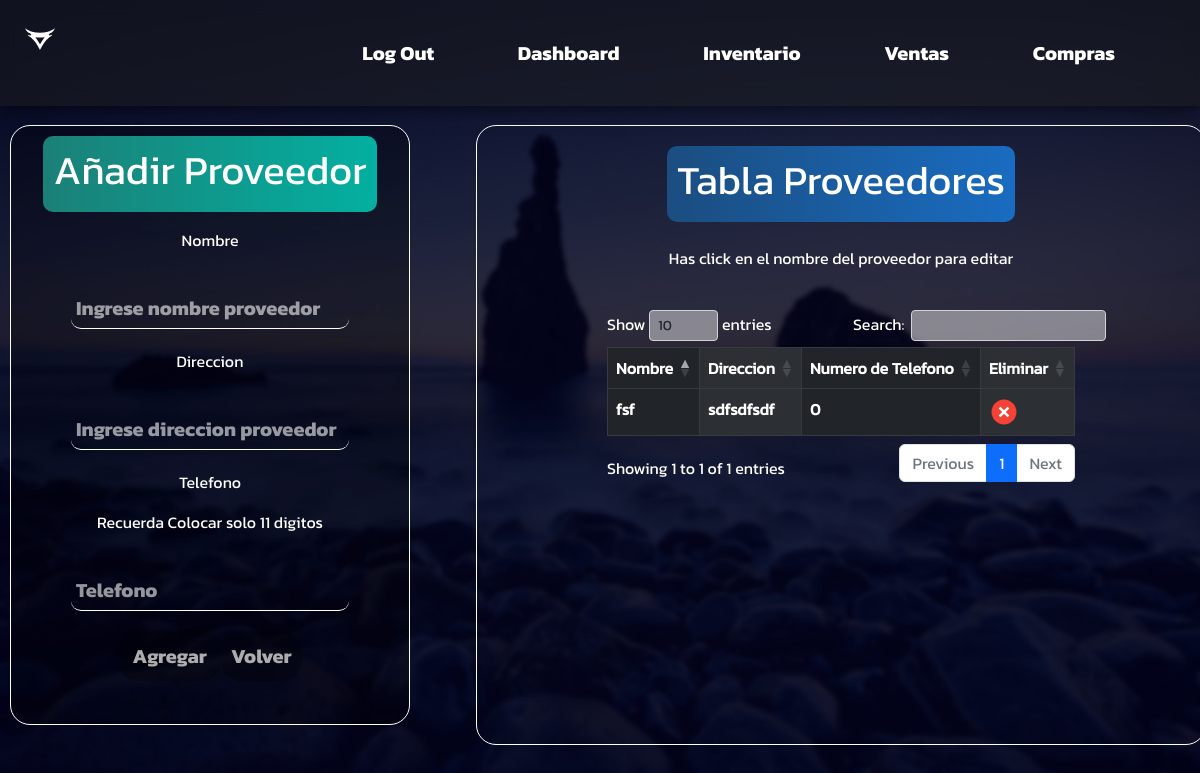
The app's page /compras/proveedores (signed in), older data.
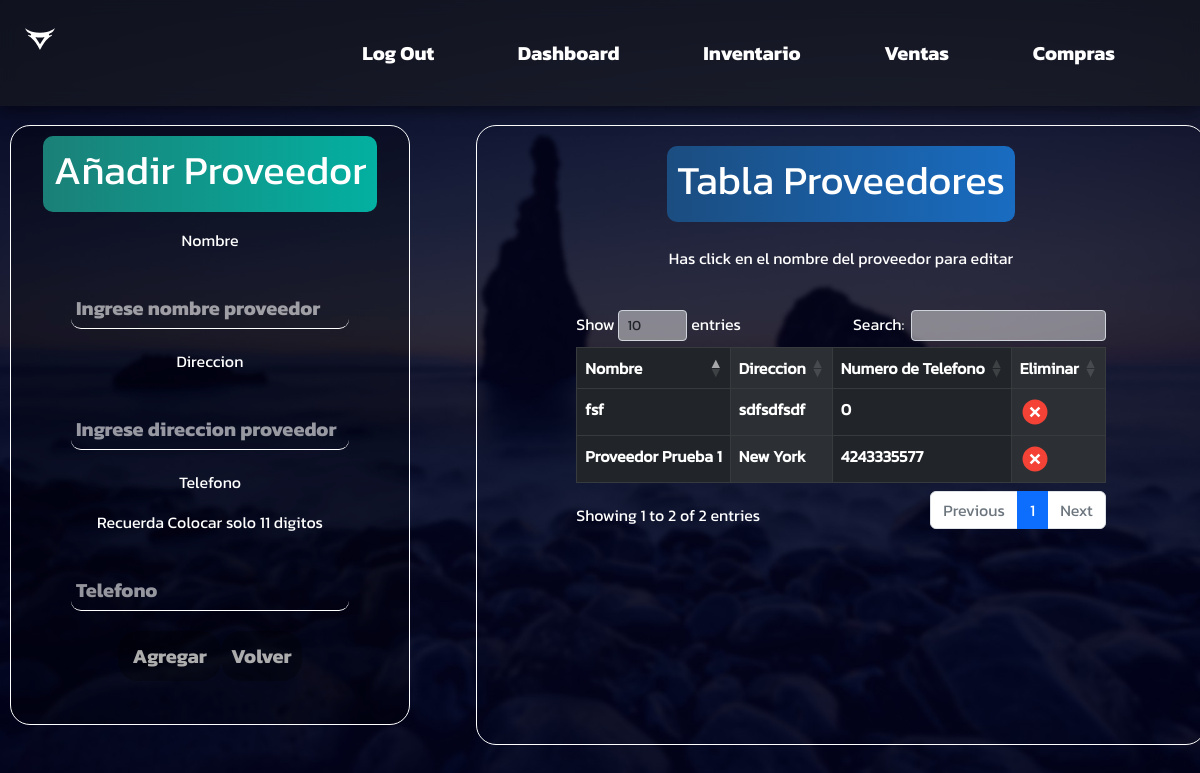
The same page, newer data.
### compras/models.py (models this page shows, shortened)
class Proveedor(models.Model):
    id = models.AutoField(primary_key=True)
    nombre = models.CharField(max_length=50)
    direccion = models.TextField(default="Sin dirección")
    numero_telefono = models.IntegerField(default=000000000000)

### compras/views.py (the view, shortened to what this page needs)
# urls.py: path("proveedores", views.proveedores, name="proveedores"),
@login_required
def proveedores(request):
    if request.method == "GET":
        get_proveedores = Proveedor.objects.all()
        return render(request, "proveedores.html", {"proveedores": get_proveedores})

### compras/templates/proveedores.html (shortened to what this page needs)
{% extends 'base_sesion2.html' %}
{% load static %}
{% block content %}
<link rel="stylesheet" href="{% static 'css/items.css' %}">
<link rel="stylesheet" href="{% static 'css/bootstrap.min.css' %}">
<link rel="stylesheet" href="{% static 'css/dataTables.bootstrap5.min.css' %}">
<div class="content">
    <form method="POST">
        <div class="añadirCliente">
            <label class="Titulo">
                <h1>Añadir Proveedor</h1>
            </label>
            <p>Nombre</p>
            <input class="entradaDatos" type="text" name="nombre" id="nombre" placeholder="Ingrese nombre proveedor">
            <p>Direccion</p>
            <input class="entradaDatos" type="text" name="direccion" id="direccion" placeholder="Ingrese direccion proveedor">
            <p> Telefono </p>
            <p> Recuerda Colocar solo 11 digitos </p>
            <input class="entradaDatos" type="number" name="telefono" id="telefono" maxlength="11" placeholder="Telefono">
            <div class="botones">
                <input class="anadir" type="submit" value=" Agregar ">
                <a class="anadir btn2" href="{% url 'panelcompras' %}"> Volver</a>
            </div>
        </div>
    </form>
    <div class="tablaProductos">
        <label class="Titulo c2">
            <h1>Tabla Proveedores</h1>
        </label>
        <br>
        <p>Has click en el nombre del proveedor para editar</p>
        <br>
        <div class="table-responsive-sm ">
            <table class="table  table-dark table-striped-columns table-bordered" id="tabla-prod">
                <thead>
                    <tr>
                        <th class="centrado">Nombre</th>
                        <th class="centrado">Direccion</th>
                        <th class="centrado">Numero de Telefono</th>
                        <th class="centrado">Eliminar</th>
                    </tr>
                </thead>
                <tbody>
                    {% for proveedor in proveedores %}
                    <tr>
                        <th><a href="{% url 'proveedores_editar' proveedor.id %}">{{proveedor.nombre}}</a></th>
                        <th><a href="{% url 'proveedores_editar' proveedor.id %}"">{{proveedor.direccion}}</a></th>
                        <th><a href="{% url 'proveedores_editar' proveedor.id %}"">{{proveedor.numero_telefono}}</a></th>
                        <th><a href="{% url 'proveedores_eliminar' proveedor.id %}"> <img src="{% static 'img/eliminar.svg'%}"></a></th>
                    </tr>
                    {% endfor %}
                </tbody>
            </table>
        </div>
    </div>
</div>
{% endblock %}

### items/templates/base_sesion2.html (shortened to what this page needs)
{% load static %}
<html lang="es">
<head>
  <link rel="stylesheet" href="{% static 'css/nav.css' %}">
</head>
<body>
  <div class="container-nav">
    <nav class="navbar">
      <div class="logo"> <img src="{% static 'img/logo.svg' %}" alt=""></div>
      <div class="links-group1" >
        <ul class="navbar-links">
          <li><a href="/logout">Log Out</a></li>
          <li><a href="/dashboard">Dashboard</a></li>
          <li><a href="/items">Inventario</a></li>
          <li><a href="/ventas">Ventas</a></li>
          <li><a href="/compras">Compras</a></li>
        </ul>
      </div>
    </nav>
  </div>
  <div class="overlay" id="mobile-menu">
    <div class="overlay-content">
      <ul class="navbar-links">
        <li><a href="/dashboard">Dashboard</a></li>
        <li><a href="/items">Inventario</a></li>
      </ul>
    </div>
  </div>
  {% block content%}
  {% endblock %}
</body>
</html>

### static/css/nav.css (style rules this page uses)
* { margin: 0; padding: 0; box-sizing: border-box; font-family: 'Kanit'; }
body { background-image: url("../img/background.jpg"); background-repeat: no-repeat; background-attachment: fixed; background-position: center; background-size: cover; }
.container-nav { z-index: 2; position: fixed; top: 0; left: 0; width: 100%; padding: 20px 25px; background: #1d1d1d85; box-shadow: 0px 0px 20px 0px #000000b0; backdrop-filter: blur(10px); }
.logo { width: 50px; height: 50px; transition: all 0.3s; }
.navbar { display: flex; align-content: center; justify-content: space-between; }
.navbar-links { list-style: none; margin: 0 20px; }
.navbar-links li { background-color: #20202000; display: inline-block; padding: 5px 20px; margin: 0 20px; border-radius: 5px; }
.navbar-links a { text-decoration: none; font-size: 20px; color: white; font-family: 'Kanit-Bold'; }
.overlay { height: 100%; width: 0%; position: fixed; z-index: 3; left: 0; top: 0; background: #000000b0; overflow: hidden; transition: all 0.3s ease 0s; backdrop-filter: blur(10px); }
.overlay-content { display: flex; height: 100%; flex-direction: column; align-items: center; justify-content: center; }
.overlay-content li a { padding: 15px; font-size: 36px; display: block; transition: all 0.3s ease 0s; font-weight: bold; }
.content { display: grid; }

### static/css/items.css (style rules this page uses)
.content { margin-top: 115px; width: auto; display: grid; color: white; gap: 1rem; grid-template-columns: 450px 750px }
.añadirCliente { margin: 10px; width: 400px; height: 600px; display: flex; flex-wrap: wrap; flex-direction: column; color: white; border: 1px solid #fff; border-radius: 20px; overflow: hidden; align-items: center; justify-content: flex-start; background: #00000046; }
.anadir { font-family: 'Kanit-Bold'; font-size: 20px; appearance: none; border: none; background-color: #00000046; color: #adadad; padding: 10px; border-radius: 20px; transition: all 0.3s; text-decoration: none; }
.tablaProductos { display: flex; margin: 10px; width: auto; height: 100%; flex-wrap: wrap; flex-direction: column; color: white; border: 1px solid #fff; border-radius: 20px; overflow: hidden; align-items: center; justify-content: flex-start; padding: 10px; }
.Titulo { margin-top: 10px; background: rgb(27,128,119); background: linear-gradient(90deg, rgba(27,128,119,1) 0%, rgba(3,176,161,1) 100%); padding: 10px; border-radius: 10px; }
th a { text-decoration: none !important; color: white !important; }
.c2 { background: rgb(27,77,128); background: linear-gradient(90deg, rgba(27,77,128,1) 0%, rgba(25,108,193,1) 100%); }
.entradaDatos { font-size: 20px; font-family: 'Kanit-Bold'; padding: 5px; border: none; border-bottom: 1px solid #ffffff; color: #fff; background: transparent; outline: none; margin: 20px; border-radius: 10px; transition: all 0.3s; }
.entradaDatos::placeholder { color: #ffffff94; transition: all 0.3s; }
.centrado { align-items: center !important; vertical-align: middle !important; }
img { width: 30px !important; }
.botones { display: flex; justify-content: space-between; }

Row changes from the older to the newer data that the page shows:
added Proveedor: nombre "Proveedor Prueba 1", direccion "New York", numero_telefono "4243335577"
Text that changed along with them:
text written by a page script: "Show entries Search: Showing 1 to 1 of 1 entries Previous 1 Next" → "Show entries Search: Showing 1 to 2 of 2 entries Previous 1 Next"
